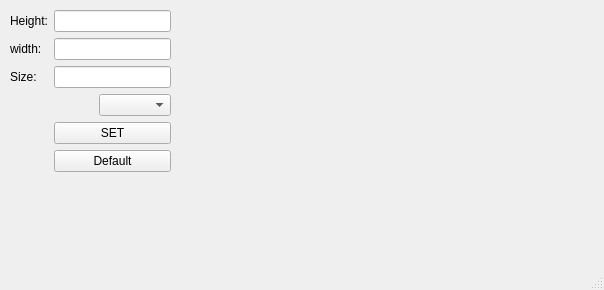
<?xml version="1.0" encoding="UTF-8"?>
<ui version="4.0">
 <class>QDot</class>
 <widget class="QMainWindow" name="QDot">
  <property name="geometry">
   <rect>
    <x>0</x>
    <y>0</y>
    <width>604</width>
    <height>290</height>
   </rect>
  </property>
  <property name="windowTitle">
   <string>QDot</string>
  </property>
  <widget class="QWidget" name="centralwidget">
   <widget class="QWidget" name="formLayoutWidget">
    <property name="geometry">
     <rect>
      <x>10</x>
      <y>10</y>
      <width>161</width>
      <height>181</height>
     </rect>
    </property>
    <layout class="QFormLayout" name="formLayout">
     <item row="0" column="0">
      <widget class="QLabel" name="label">
       <property name="text">
        <string>Height:</string>
       </property>
      </widget>
     </item>
     <item row="0" column="1">
      <widget class="QLineEdit" name="height"/>
     </item>
     <item row="1" column="0">
      <widget class="QLabel" name="label_2">
       <property name="text">
        <string>width:</string>
       </property>
      </widget>
     </item>
     <item row="1" column="1">
      <widget class="QLineEdit" name="width"/>
     </item>
     <item row="2" column="0">
      <widget class="QLabel" name="label_3">
       <property name="text">
        <string>Size:</string>
       </property>
      </widget>
     </item>
     <item row="2" column="1">
      <widget class="QLineEdit" name="size"/>
     </item>
     <item row="4" column="1">
      <widget class="QPushButton" name="set">
       <property name="text">
        <string>SET</string>
       </property>
      </widget>
     </item>
     <item row="5" column="1">
      <widget class="QPushButton" name="default_settings">
       <property name="text">
        <string>Default</string>
       </property>
      </widget>
     </item>
     <item row="3" column="1">
      <layout class="QHBoxLayout" name="horizontalLayout">
       <item>
        <spacer name="horizontalSpacer">
         <property name="orientation">
          <enum>Qt::Horizontal</enum>
         </property>
         <property name="sizeHint" stdset="0">
          <size>
           <width>40</width>
           <height>20</height>
          </size>
         </property>
        </spacer>
       </item>
       <item>
        <widget class="QComboBox" name="comboBoxIcons"/>
       </item>
      </layout>
     </item>
    </layout>
   </widget>
  </widget>
  <widget class="QMenuBar" name="menubar">
   <property name="geometry">
    <rect>
     <x>0</x>
     <y>0</y>
     <width>604</width>
     <height>20</height>
    </rect>
   </property>
  </widget>
  <widget class="QStatusBar" name="statusbar"/>
 </widget>
 <resources/>
 <connections/>
</ui>
